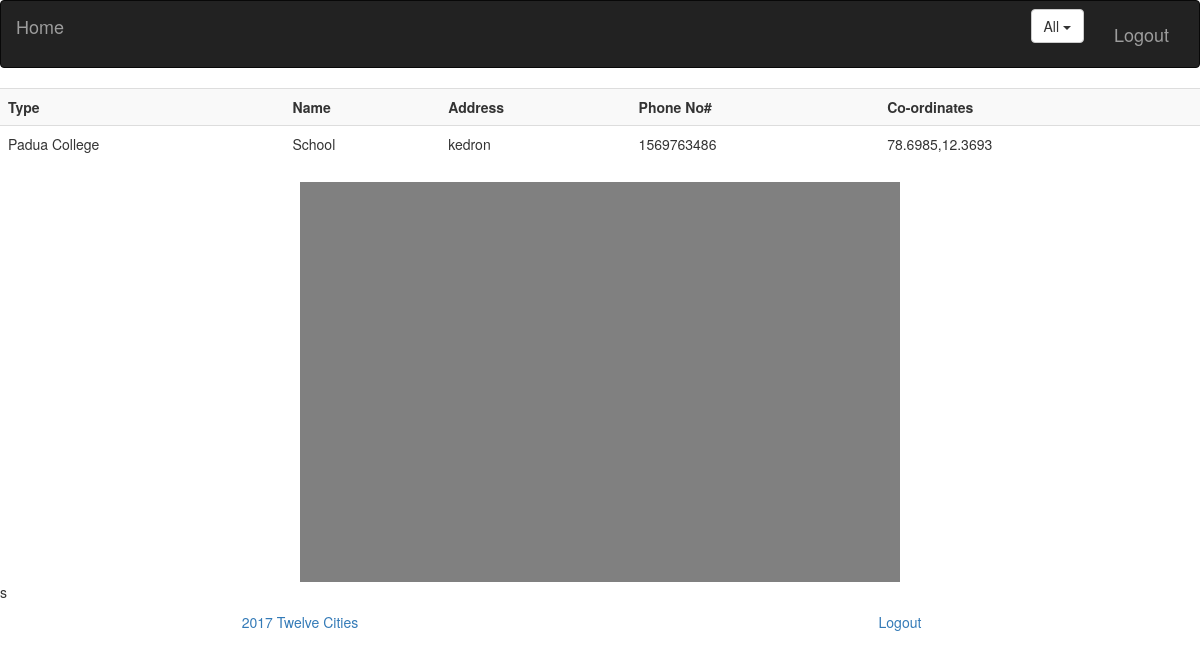
The app's page /item/3/ with its own data.
### loginlanding/models.py (models this page shows, shortened)
class facilities(models.Model):
	email = models.CharField(max_length=200)
	name = models.CharField(max_length=200)
	address = models.CharField(max_length=200)
	facilityType = models.CharField(max_length=200)
	phone = models.CharField(max_length=10)
	description = models.TextField
	latitude = models.DecimalField(max_digits=8, decimal_places=4)
	longitude = models.DecimalField(max_digits=8, decimal_places=4)

### loginlanding/views.py (the view)
# urls.py: url('(?P<specific_id>[0-9]+)/$', views.hoteldetail, name='hoteldetail'),
def hoteldetail(request, specific_id):
    template = loader.get_template('loginlanding/detail.html')
    details = facilities.objects.get(id=specific_id)
    print(details.address)
    return render(request, 'loginlanding/detail.html', {'details': details})

### loginlanding/templates/loginlanding/detail.html (shortened to what this page needs)
{% extends 'loginlanding/base.html' %}
{% block base %}
    <table class="table table-striped">
        <tr>
            <th>Type</th>
            <th>Name</th>
            <th>Address</th>
            <th>Phone No#</th>
            <th>Co-ordinates</th>
        </tr>
        <tr>
            <td>{{ details.name }}</td>
            <td>{{ details.facilityType }}</td>
            <td>{{ details.address }}</td>
            <td>{{ details.phone }}</td>
            <td>{{ details.longitude }},{{ details.latitude }}</td>
        </tr>
    </table>
    <div id="map"></div>
    s
{% endblock %}

### static/landing/style.css (style rules this page uses)
table { width: 50%; margin-left: auto; margin-right: auto; }
body { background: white; }

### loginlanding/templates/loginlanding/base.html (style rules this page uses)
#map { width: 50%; height: 400px; background-color: grey; transform: translate(50%, 0%) }

### records on screen
facilities: name "Padua College", facilityType "School", address "kedron", phone "1569763486", longitude "78.6985", latitude "12.3693"
